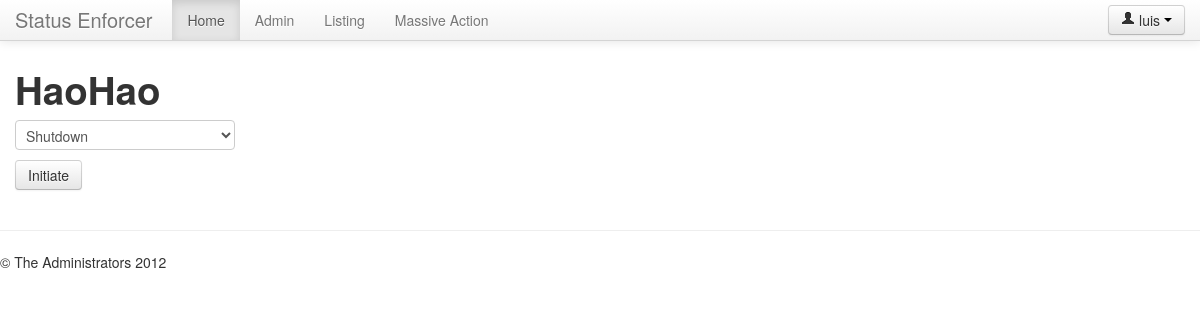
Page /listing/1/ (signed in) on the earlier database version.
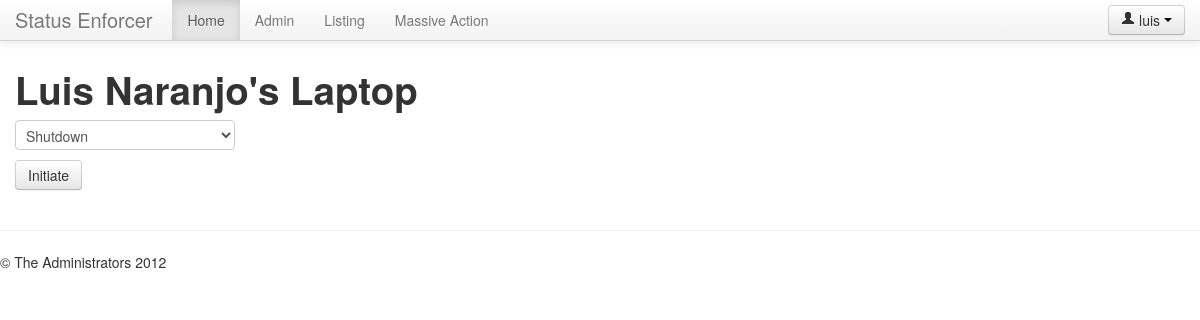
Same page on the later database version.
### server/models.py (models this page shows, shortened)
class Computer(models.Model):
    name = models.CharField(max_length=255)
    lastConnection = models.DateTimeField()
    status = models.CharField(max_length=80)
    connected = models.BooleanField(default=False)
    key = models.CharField(max_length=255)
    phone = models.CharField(max_length=14)
    def __unicode__(self):
        return self.name

### server/views.py (the view)
# urls.py: url(r'^listing/(?P<clientId>\d+)/$', 'computer_profile'),
@login_required
def computer_profile(request, clientId):
    computer = Computer.objects.get(pk=clientId) # DB query
    if request.method == 'POST': # process form
        computer.status = request.POST['status']
        computer.save()
        return redirect('/listing')
    else: # GET request (Default) - return form
        params = {'computer': computer}
        return render(request, 'server/computer_profile.html', params)

### statusEnforcer/templates/server/computer_profile.html (shortened to what this page needs)
{% extends "base.html" %}
{% block body %}
<h1>{{ computer }}</h1>
<form method="POST">
    <select name="status">
        <option value="shutdown">Shutdown</option>
    </select>
    <br>
    <button type="submit" class="btn">Initiate</button>
</form>
{% endblock body %}

Differences in the rows shown:
changed Computer: name "HaoHao" → "Luis Naranjo's Laptop"
